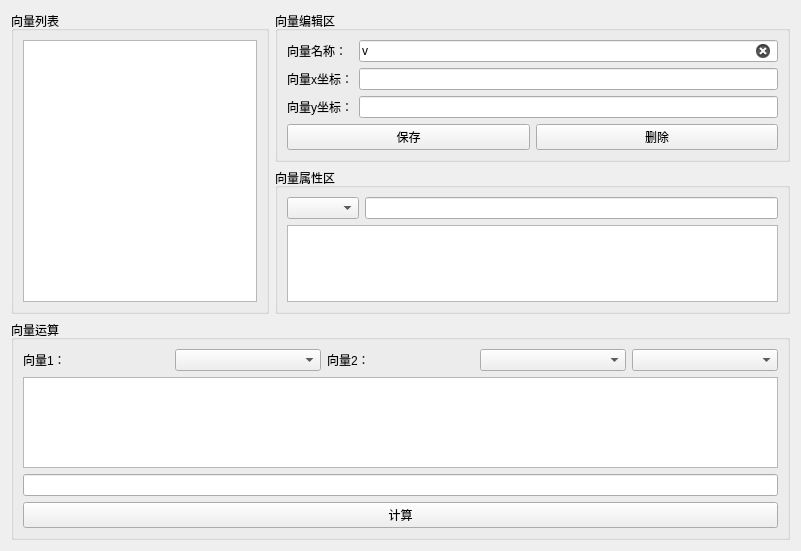
<?xml version="1.0" encoding="UTF-8"?>
<ui version="4.0">
 <class>dingyixiangliang</class>
 <widget class="QWidget" name="dingyixiangliang">
  <property name="windowModality">
   <enum>Qt::WindowModality::NonModal</enum>
  </property>
  <property name="geometry">
   <rect>
    <x>0</x>
    <y>0</y>
    <width>801</width>
    <height>551</height>
   </rect>
  </property>
  <property name="windowTitle">
   <string>Form</string>
  </property>
  <layout class="QGridLayout" name="gridLayout" rowstretch="1,2,3" columnstretch="1,2" rowminimumheight="0,0,0">
   <item row="0" column="0" rowspan="2">
    <widget class="QGroupBox" name="groupBox_19">
     <property name="title">
      <string>向量列表</string>
     </property>
     <layout class="QGridLayout" name="gridLayout_2">
      <item row="0" column="0">
       <widget class="QListWidget" name="dingyixiangliang_xiangliangliebiao"/>
      </item>
     </layout>
    </widget>
   </item>
   <item row="0" column="1">
    <widget class="QGroupBox" name="groupBox_20">
     <property name="title">
      <string>向量编辑区</string>
     </property>
     <layout class="QGridLayout" name="gridLayout_3">
      <item row="0" column="0" colspan="2">
       <layout class="QFormLayout" name="formLayout">
        <property name="horizontalSpacing">
         <number>6</number>
        </property>
        <property name="verticalSpacing">
         <number>6</number>
        </property>
        <item row="0" column="0">
         <widget class="QLabel" name="label_7">
          <property name="text">
           <string>向量名称：</string>
          </property>
         </widget>
        </item>
        <item row="0" column="1">
         <widget class="QLineEdit" name="dingyixiangliang_mingcheng">
          <property name="text">
           <string>v</string>
          </property>
          <property name="clearButtonEnabled">
           <bool>true</bool>
          </property>
         </widget>
        </item>
        <item row="1" column="0">
         <widget class="QLabel" name="label_8">
          <property name="text">
           <string>向量x坐标：</string>
          </property>
         </widget>
        </item>
        <item row="2" column="0">
         <widget class="QLabel" name="label_9">
          <property name="text">
           <string>向量y坐标：</string>
          </property>
         </widget>
        </item>
        <item row="2" column="1">
         <widget class="QLineEdit" name="dingyixiangliang_y">
          <property name="text">
           <string />
          </property>
          <property name="clearButtonEnabled">
           <bool>true</bool>
          </property>
         </widget>
        </item>
        <item row="1" column="1">
         <widget class="QLineEdit" name="dingyixiangliang_x">
          <property name="clearButtonEnabled">
           <bool>true</bool>
          </property>
         </widget>
        </item>
       </layout>
      </item>
      <item row="1" column="0">
       <widget class="QPushButton" name="dingyixiangliang_baocun">
        <property name="text">
         <string>保存</string>
        </property>
       </widget>
      </item>
      <item row="1" column="1">
       <widget class="QPushButton" name="dingyixiangliang_shanchu">
        <property name="text">
         <string>删除</string>
        </property>
       </widget>
      </item>
     </layout>
    </widget>
   </item>
   <item row="1" column="1">
    <widget class="QGroupBox" name="groupBox_21">
     <property name="title">
      <string>向量属性区</string>
     </property>
     <layout class="QGridLayout" name="gridLayout_4">
      <item row="0" column="0">
       <widget class="QComboBox" name="dingyixiangliang_xiangliangshuxing_cbx">
        <property name="currentIndex">
         <number>-1</number>
        </property>
       </widget>
      </item>
      <item row="0" column="1">
       <widget class="QLineEdit" name="dingyixiangliang_xiangliangshuxing_lineedit"/>
      </item>
      <item row="1" column="0" colspan="2">
       <widget class="QGraphicsView" name="dingyixiangliang_xiangliangshuxing">
        <property name="url" stdset="0">
         <url>
          <string>about:blank</string>
         </url>
        </property>
       </widget>
      </item>
     </layout>
    </widget>
   </item>
   <item row="2" column="0" colspan="2">
    <widget class="QGroupBox" name="groupBox">
     <property name="title">
      <string>向量运算</string>
     </property>
     <layout class="QGridLayout" name="gridLayout_5">
      <item row="0" column="0">
       <widget class="QLabel" name="label">
        <property name="text">
         <string>向量1：</string>
        </property>
       </widget>
      </item>
      <item row="0" column="1">
       <widget class="QComboBox" name="dingyixiangliang_xiangliang1"/>
      </item>
      <item row="0" column="2">
       <widget class="QLabel" name="label_2">
        <property name="text">
         <string>向量2：</string>
        </property>
       </widget>
      </item>
      <item row="0" column="3">
       <widget class="QComboBox" name="dingyixiangliang_xiangliang2"/>
      </item>
      <item row="0" column="4">
       <widget class="QComboBox" name="dingyixiangliang_jisuanfangfa"/>
      </item>
      <item row="1" column="0" colspan="5">
       <widget class="QGraphicsView" name="dingyixiangliang_jisuan">
        <property name="url" stdset="0">
         <url>
          <string>about:blank</string>
         </url>
        </property>
       </widget>
      </item>
      <item row="2" column="0" colspan="5">
       <widget class="QLineEdit" name="dingyixiangliang_jisuan_lineedit"/>
      </item>
      <item row="3" column="0" colspan="5">
       <widget class="QPushButton" name="dingyixiangliang_jisuan_button">
        <property name="text">
         <string>计算</string>
        </property>
       </widget>
      </item>
     </layout>
    </widget>
   </item>
  </layout>
 </widget>
 <resources/>
 <connections/>
</ui>
